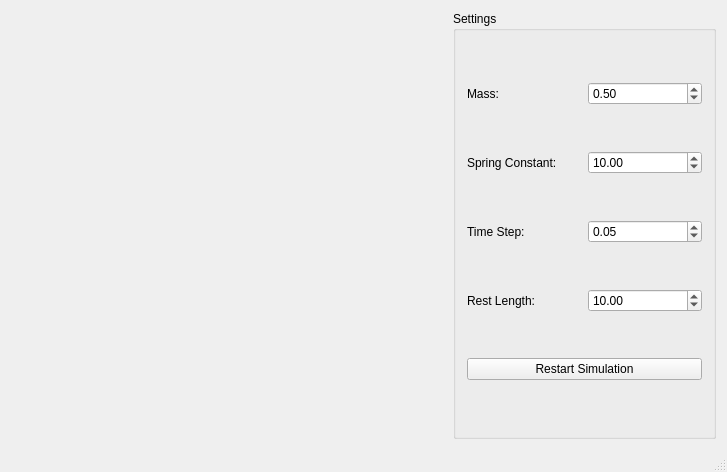
<?xml version="1.0" encoding="UTF-8"?>
<ui version="4.0">
 <class>MainWindow</class>
 <widget class="QMainWindow" name="MainWindow">
  <property name="windowModality">
   <enum>Qt::WindowModal</enum>
  </property>
  <property name="geometry">
   <rect>
    <x>0</x>
    <y>0</y>
    <width>727</width>
    <height>472</height>
   </rect>
  </property>
  <property name="sizePolicy">
   <sizepolicy hsizetype="Fixed" vsizetype="Fixed">
    <horstretch>0</horstretch>
    <verstretch>0</verstretch>
   </sizepolicy>
  </property>
  <property name="minimumSize">
   <size>
    <width>727</width>
    <height>472</height>
   </size>
  </property>
  <property name="maximumSize">
   <size>
    <width>727</width>
    <height>472</height>
   </size>
  </property>
  <property name="windowTitle">
   <string>Spring Simulator</string>
  </property>
  <property name="animated">
   <bool>false</bool>
  </property>
  <property name="tabShape">
   <enum>QTabWidget::Triangular</enum>
  </property>
  <widget class="QWidget" name="centralWidget">
   <property name="sizePolicy">
    <sizepolicy hsizetype="Ignored" vsizetype="Ignored">
     <horstretch>0</horstretch>
     <verstretch>0</verstretch>
    </sizepolicy>
   </property>
   <layout class="QHBoxLayout" name="horizontalLayout">
    <item>
     <widget class="GLWidget" name="glwidget" native="true">
      <property name="minimumSize">
       <size>
        <width>436</width>
        <height>436</height>
       </size>
      </property>
     </widget>
    </item>
    <item>
     <widget class="QGroupBox" name="settings">
      <property name="sizePolicy">
       <sizepolicy hsizetype="Fixed" vsizetype="Preferred">
        <horstretch>0</horstretch>
        <verstretch>0</verstretch>
       </sizepolicy>
      </property>
      <property name="maximumSize">
       <size>
        <width>267</width>
        <height>16777215</height>
       </size>
      </property>
      <property name="title">
       <string>Settings</string>
      </property>
      <layout class="QVBoxLayout" name="verticalLayout">
       <item>
        <layout class="QHBoxLayout" name="HLayoutMass">
         <item>
          <widget class="QLabel" name="labelMass">
           <property name="text">
            <string>Mass: </string>
           </property>
          </widget>
         </item>
         <item>
          <widget class="QDoubleSpinBox" name="MassValue">
           <property name="maximum">
            <double>1.000000000000000</double>
           </property>
           <property name="singleStep">
            <double>0.100000000000000</double>
           </property>
           <property name="value">
            <double>0.500000000000000</double>
           </property>
          </widget>
         </item>
        </layout>
       </item>
       <item>
        <layout class="QHBoxLayout" name="HLayoutStiffness">
         <item>
          <widget class="QLabel" name="labelStiffness">
           <property name="text">
            <string>Spring Constant:</string>
           </property>
          </widget>
         </item>
         <item>
          <widget class="QDoubleSpinBox" name="StiffnessValue">
           <property name="maximum">
            <double>20.000000000000000</double>
           </property>
           <property name="singleStep">
            <double>1.000000000000000</double>
           </property>
           <property name="value">
            <double>10.000000000000000</double>
           </property>
          </widget>
         </item>
        </layout>
       </item>
       <item>
        <layout class="QHBoxLayout" name="HLayoutTimeStep">
         <item>
          <widget class="QLabel" name="labelTimeStep">
           <property name="text">
            <string>Time Step:</string>
           </property>
          </widget>
         </item>
         <item>
          <widget class="QDoubleSpinBox" name="TimeStepValue">
           <property name="minimum">
            <double>0.010000000000000</double>
           </property>
           <property name="maximum">
            <double>0.100000000000000</double>
           </property>
           <property name="singleStep">
            <double>0.010000000000000</double>
           </property>
           <property name="value">
            <double>0.050000000000000</double>
           </property>
          </widget>
         </item>
        </layout>
       </item>
       <item>
        <layout class="QHBoxLayout" name="HLayoutRestLength">
         <item>
          <widget class="QLabel" name="labelRestLength">
           <property name="text">
            <string>Rest Length:</string>
           </property>
          </widget>
         </item>
         <item>
          <widget class="QDoubleSpinBox" name="RestLengthValue">
           <property name="minimum">
            <double>1.000000000000000</double>
           </property>
           <property name="maximum">
            <double>20.000000000000000</double>
           </property>
           <property name="singleStep">
            <double>1.000000000000000</double>
           </property>
           <property name="value">
            <double>10.000000000000000</double>
           </property>
          </widget>
         </item>
        </layout>
       </item>
       <item>
        <layout class="QHBoxLayout" name="horizontalLayout_2">
         <item>
          <widget class="QPushButton" name="restartButton">
           <property name="text">
            <string>Restart Simulation</string>
           </property>
          </widget>
         </item>
        </layout>
       </item>
      </layout>
     </widget>
    </item>
   </layout>
  </widget>
  <widget class="QStatusBar" name="statusBar"/>
 </widget>
 <layoutdefault spacing="6" margin="11"/>
 <customwidgets>
  <customwidget>
   <class>GLWidget</class>
   <extends>QWidget</extends>
   <header location="global">glwidget.h</header>
   <container>1</container>
  </customwidget>
 </customwidgets>
 <resources/>
 <connections/>
</ui>
